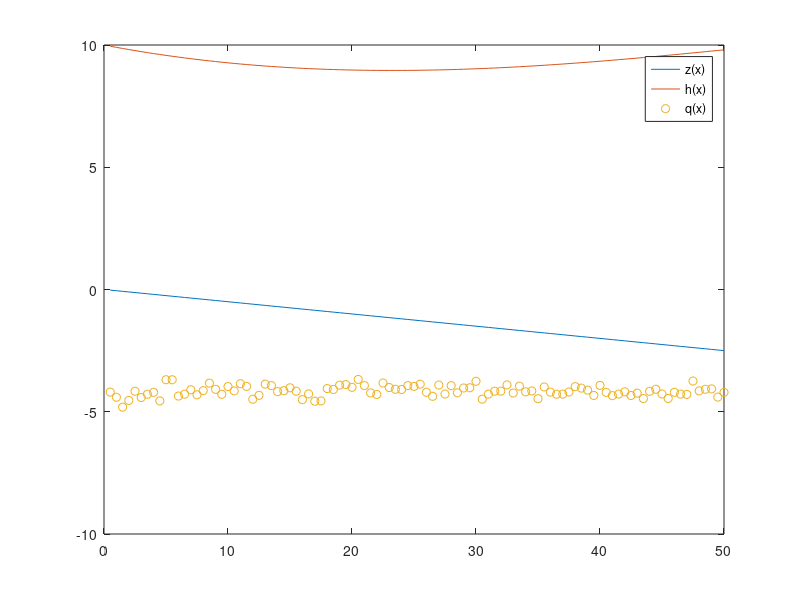

The MATLAB source for this figure:
clear;clc

%Cálculo de la distribución de caudal en un ramal de riego por goteo
h0=10;n=100;k=1.25;x=0.54;CVm=0.05;le=0.5;s=0.5;D=13.6;I0=0.05;

vectorUnos=ones(1,n);
matrizAcum=tril(ones(n),0);

xR=(s.*vectorUnos)*transpose(matrizAcum);
zR=-I0.*xR;

%Variación manufactura
varManuf=1+CVm.*randn(1,n);

h=h0.*vectorUnos;
hant=0.*vectorUnos;

i=0;
tic;
while sum(abs(h-hant))>1e-6;
  hant=h;
  q=(k.*h.^x).*varManuf;
  ++i;
  h=h0.*vectorUnos-zR-(0.465.*(q*tril(ones(n),0)).^1.75.*D.^-4.75.*(le+s))*transpose(matrizAcum);
end
toc

%Resultados
i
h0
CVq=std(q)/mean(q)
CVqh=std(k.*h.^x)/mean(k.*h.^x)
CVqm=sqrt(CVq^2-CVqh^2)

plot(xR,zR,"-;z(x);");hold on;plot(xR,h,"-;h(x);");plot(xR,-q,"o;q(x);");hold off;